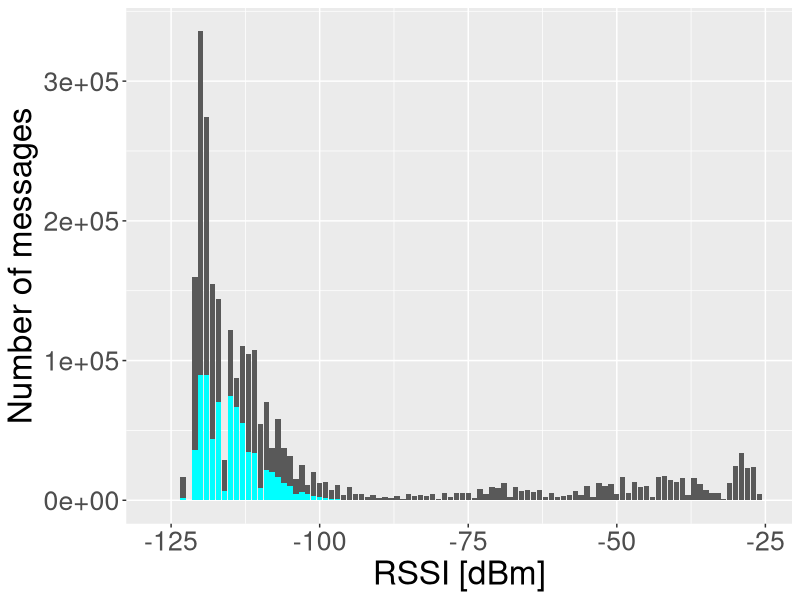
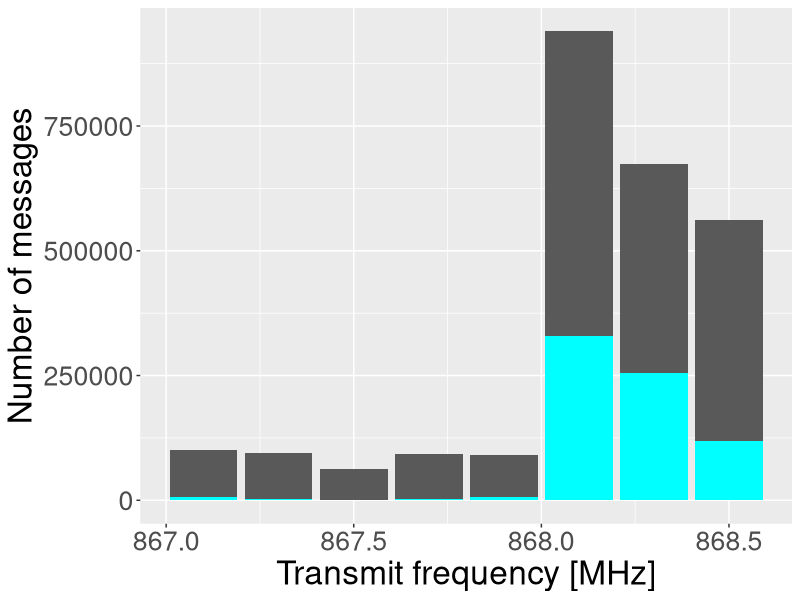
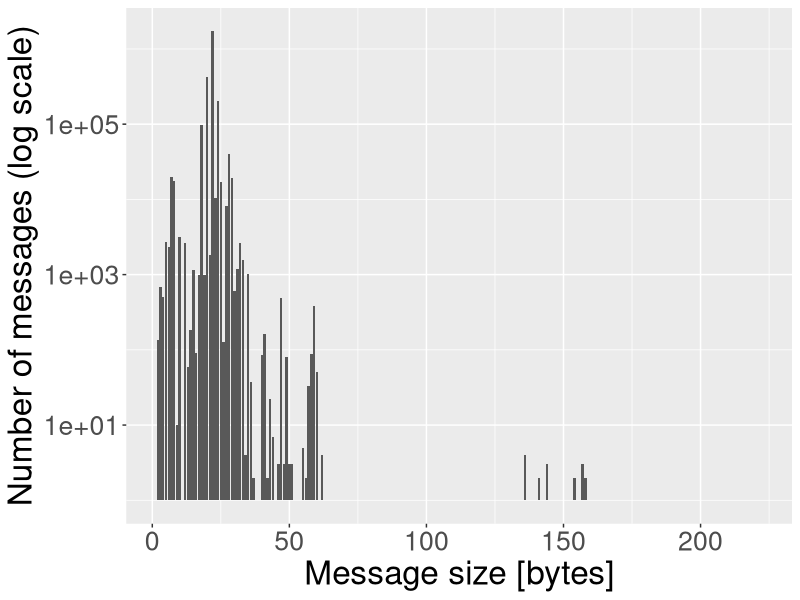
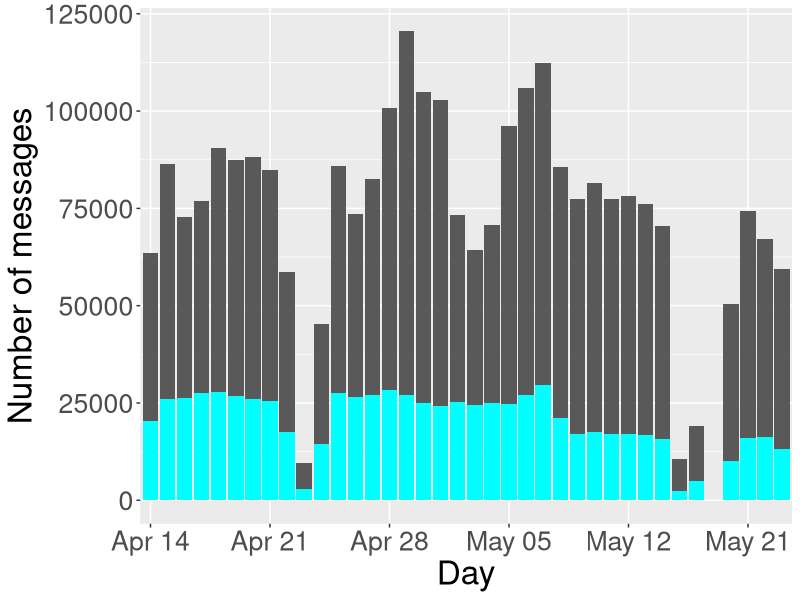
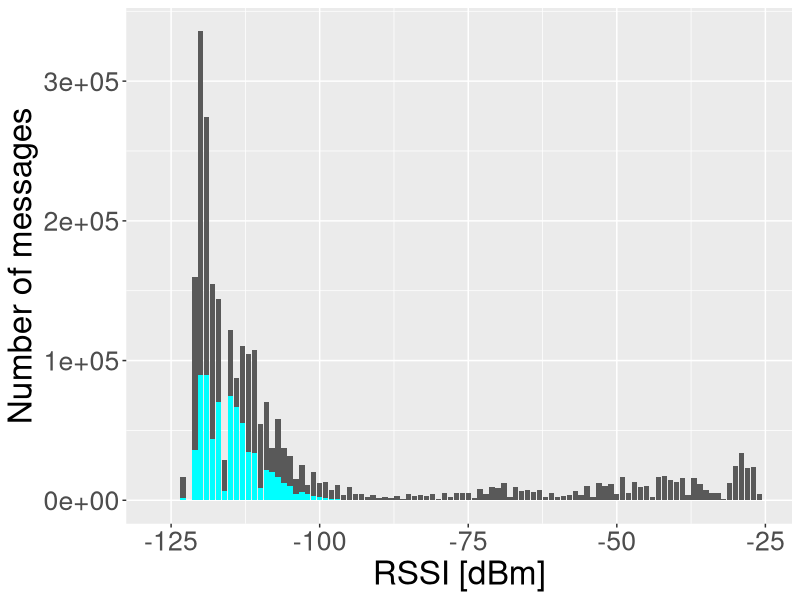
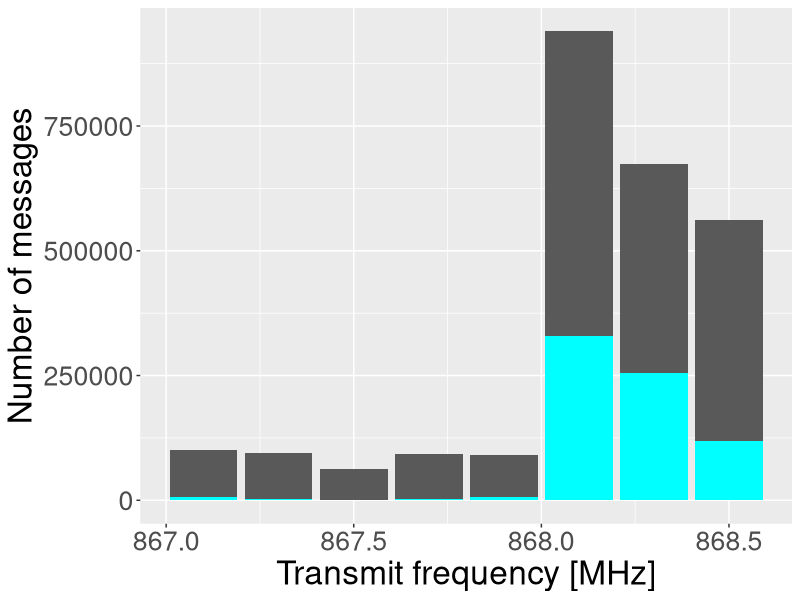
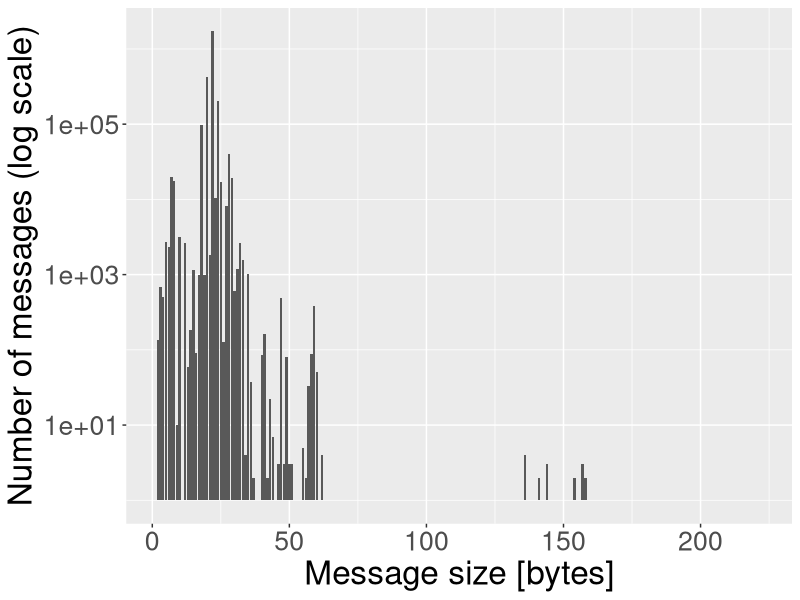
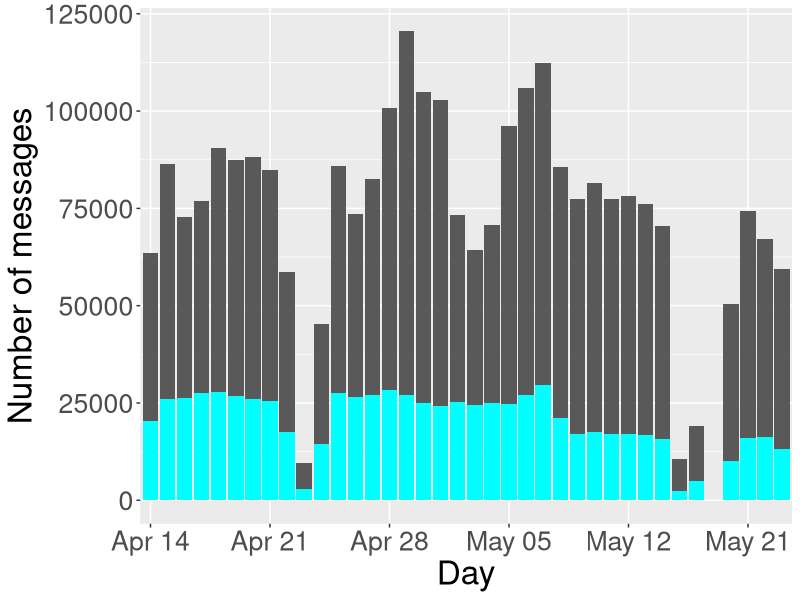

The R script that drew these images, in order:
library(ggplot2)
setwd("itc30-poster/data")

mytheme <- theme(text = element_text(size=24))

#######################################################################
# RSSI overall und top gateway
#######################################################################

rssi.all <- read.csv("rssi_distribution.csv")
rssi.top <- read.csv("topgw_rssi_distribution.csv")

ggplot(rssi.all, aes(x = RSSI.in.dBm)) +
  geom_col(aes(y=count)) + # scale_y_log10() +
  geom_col(data=rssi.top, aes(x=rssi.in.dBm, y=count), fill="cyan", ) +
  labs(x="RSSI [dBm]", y="Number of messages") +
  mytheme
ggsave("../figures/rssi.pdf", device = cairo_pdf, width=12, height=8)



#######################################################################
# Transmit frequencies
#######################################################################

qrg.all <- read.csv("transmit_frequency_count.csv")
qrg.top <- read.csv("topgw_transmit_frequency_count.csv")

ggplot(qrg.all, aes(x=xmit.freq.MHz)) + geom_col(aes(y=count)) +
  geom_col(data=qrg.top, aes(x=xmit.freq.MHz, y=count), fill="cyan") +
  # scale_x_continuous(limits=c(867.1, 868.5), breaks=sort(qrg.all$xmit.freq.MHz), labels=as.character(sort(qrg.all$xmit.freq.MHz))) +
  labs(x="Transmit frequency [MHz]", y="Number of messages") + # scale_y_log10() +
  mytheme
ggsave("../figures/qrg.pdf", device = cairo_pdf, width=12, height=8)



#######################################################################
# Message size distribution
#######################################################################

sizes <- read.csv("message_size_count.csv")


ggplot(sizes, aes(x=message.size)) + geom_col(aes(y=count)) +
  labs(x="Message size [bytes]", y="Number of messages (log scale)") +
  scale_y_log10() +
  # scale_x_log10() +
  mytheme
ggsave("../figures/sizes.pdf", device = cairo_pdf, width=12, height=8)




#######################################################################
# Messages per day
#######################################################################

counts.all <- read.csv("message_count_per_day.csv")
counts.top <- read.csv("topgw_message_count_per_day.csv")

# Turn unix timestamps into "month (abbreviated) day of month"
counts.all$day <- strftime(as.POSIXlt(counts.all$day, origin="1970-01-1"), "%b %d")
counts.top$day <- strftime(as.POSIXlt(counts.top$day, origin="1970-01-1"), "%b %d")

ggplot(counts.all, aes(x=day)) + geom_col(aes(y=count)) +
  geom_col(data=counts.top, aes(x=day, y=count), fill="cyan") +
  labs(x="Day", y="Number of messages") +
  # Label each week with one date only
  scale_x_discrete(breaks=counts.all$day[seq(from=1, to=nrow(counts.all), by=7)]) +
  mytheme

ggsave("../figures/counts.pdf", device = cairo_pdf, width=12, height=8)

